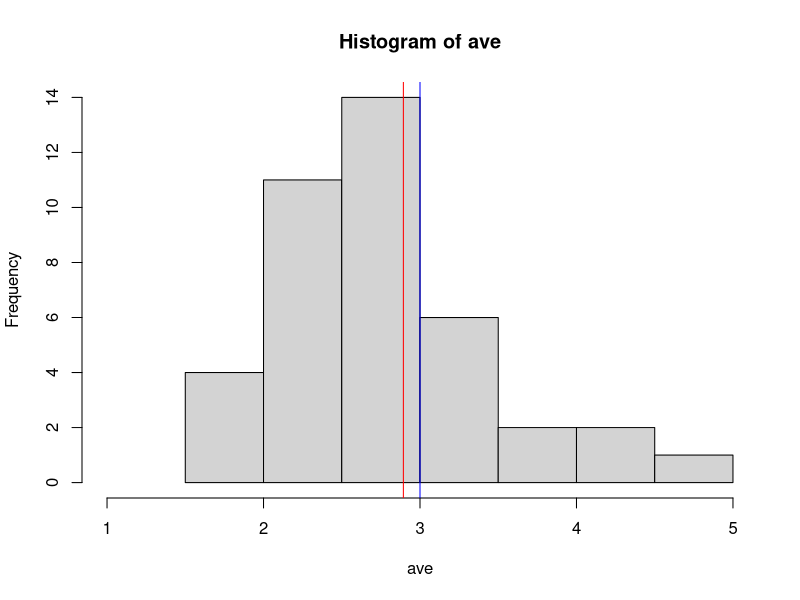
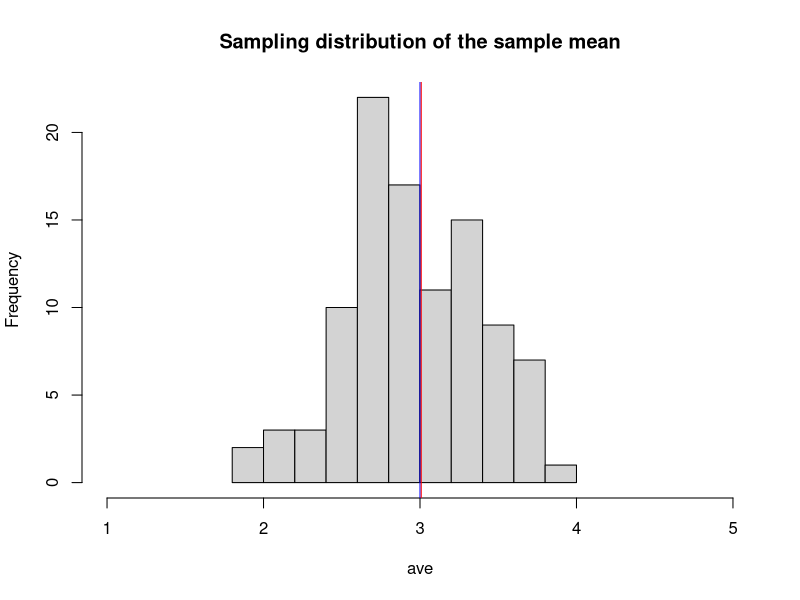

Write R code to recreate these figures, in order.
## ---- chunk 1
#install.packages("dplyr") # Comment out once this has been installed
library(dplyr)
## ---- chunk 2
# Create a list of categorical variables
#?c # This is a generic function which combines its arguments.
pets<-c('cat','dog','hamster','rabbit','fish','guinea_pig') 
pets
# Find how many different types of pet are in the list
length(pets)
# Find the R data type
typeof(pets)
# Is the variable "pets" quantitative or qualitative?
# If qualitative, ordinal or nominal?
## ---- chunk 3
# Suppose we have a list with repeated pet names e.g.:
pets<-c('cat','dog','hamster','rabbit','fish','guinea_pig','dog','hamster')
# Obtain a list with duplicate names removed using the unique() function
pet_names<-unique(pets)
pet_names
# How many unique pet names are there? Print out your answer in a complete sentence.
length(pet_names)
print(paste('There are',length(pet_names),'types of pet.'))
## ---- chunk 4
# Create a list of numbers
numbers<-c(10,8,11,2,4,5)
# Find the data type
typeof(numbers)
# Sort the numbers in ascending order
sort(numbers) # ?sort
# Sort the numbers in descending order
sort(numbers,decreasing=TRUE)
## ---- chunk 5
# Suppose the list "numbers" corresponds to the number of pets owned by children in a class.
# Create a data frame with this information
df<-data.frame(pet_names,numbers)
df
# Print out the column names
colnames(df)
# Change the name "numbers" to "tally"
colnames(df)[2]<-"tally"
df
# Is the variable "tally" discrete or continuous data?
# Print out the pet names
df$pet_names
# What is the largest number in "tally" (use the max funtion)
max(df$tally)
# Which element in the list holds the maximum value in "tally"? (use the which function)
which(df$tally==max(df$tally))
# Find which pet is the most common
most_common <- df$pet_names[which(df$tally==max(df$tally))]
# Print out the most common pet
print(paste("The most common pet in the class is a",most_common)) # use print() and paste() 
## ---- chunk 6
# A large population contains equal proportions of 1,2,3,4 & 5
# Create a list
pop<-c(1,2,3,4,5) 
pop
## ---- chunk 7
# Sample with replacement using a sample size of 4
n<-4
s<-sample(pop,n,replace=TRUE)
s
# Find the sample average (mean)
ave<-mean(s)
ave
# Notice that you get a different sample each time you run the code chunk
## ---- chunk 8
# Set the random seed to reproduce values
set.seed(1)
s<-sample(pop,n,replace=TRUE)
s
# Notice that now you get the same set of numbers each time. 
# Try changing the seed and re-run the code chunk
## ---- chunk 9
# Choose 40 samples from the population and compute the sample mean each time
times<-40
n<-4
# A loop generates samples and their averages: 
# First you need to create a list of 20 zeros to store the averages of each sample
ave<-rep(0,times=times) 
set.seed(1)
for(i in 1:times){ 
  s<-sample(pop,n,replace=TRUE) 
  ave[i]<-mean(s) 
} 

# Now plot a histogram of the sample means:
hist(ave,xlim=c(1,5.0))  
# add a vertical line for the population and sample means
abline(v=mean(pop),col="blue");abline(v=mean(ave),col="red")
## ---- chunk 10
# Repeat the code chunk above, trying different values for the sample size, n e.g. 10, 30, 100
# What is the effect of the sample size on the width of the sampling distribution?
times<-100 # Generate 100 samples
n<-10
# A loop generates samples and their averages: 
# First you need to create a list of 20 zeros to store the averages of each sample
ave<-rep(0,times=times) 
set.seed(1)
for(i in 1:times){ 
  s<-sample(pop,n,replace=TRUE) 
  ave[i]<-mean(s) 
} 

# Now plot a histogram of the sample means:
hist(ave,xlim=c(1,5.0),main="Sampling distribution of the sample mean")  # Include a title
# add a vertical line for the population and sample means
abline(v=mean(pop),col="blue");abline(v=mean(ave),col="red")
## ---- chunk 11
?mtcars # Read about the data set
# Load mtcars dataset
data(mtcars) # data() function loads specified data sets, or list the available data sets.

# Print out the first few rows
head(mtcars)
## ---- chunk 12
# How many rows (observations) and columns (variables) are there?
dim(mtcars)
## ---- chunk 13
# Print out the variable names
names(mtcars) # names() : functions to get or set the names of an object.
mtcars # prints out mtcars
## ---- chunk 14
# Create a new data frame, ND
ND <- mtcars[,c(1,2,4,6)] # read into ND all rows from mtcars, but just features in columns 1,2,4 & 6
head(ND)
ND
str(ND) # str() : function to compactly Display the Structure of an Arbitrary R Object
ND$mpg # prints out all mpg values
ND$cyl # prints out the cyl column
## ---- chunk 15
attach(mtcars) # so we don't need to write "mtcars" each time
typeof(mpg) # What data type is mpg?
# Create a categorical variable from mpg (fuel_economy)
# First, bin the variable into the categories "Poor", "Normal" and "Good" using ifelse
?ifelse
fuel_economy <- ifelse(ND$mpg <= 15.43,"Poor",ifelse(ND$mpg <=22.8 , "Normal", "Good"))
# Create a new data frame with fuel_economy included 
mtcars_new <- mtcars # Create the data frame
mtcars_new$fuel_economy <- fuel_economy # Include the new variable
head(mtcars_new) # View the first few rows
# Remove the old variable (mpg)
mtcars_new <- mtcars_new[,-1]
head(mtcars_new)
# Alternatively, use the select() function provided by dplyr
#attach(mtcars_new)
# Before running the below, comment out the line mtcars_new <- mtcars_new[,-1] above and re-run the code chunk
#mtcars_new <- dplyr::select(mtcars_new,-mpg) 
#head(mtcars_new)
## ---- chunk 16
unique(mtcars$cyl)
## ---- chunk 17
# Use stratified sampling to sample 4 cars randomly from each of the 3 cylinder categories 
# (or "strata").

# dplyr is a data manipulation package for R that's designed for use with pipes.
# The pipe operator (%>%) in R feeds the results of one operation into the next.

# Use the pipe symbol (%>%) to group mtcars by cylinder type (group_by), 
# then pipe again to sample (using simple random sampling) from each strata (slice_sample)

?slice_sample # randomly selects rows
?group_by # converts an existing table into a grouped table

stratified <- mtcars %>%
  group_by(cyl) %>%
  slice_sample(n=4,replace=TRUE) # sample size is n, sampling with replacement
stratified # View the samples
